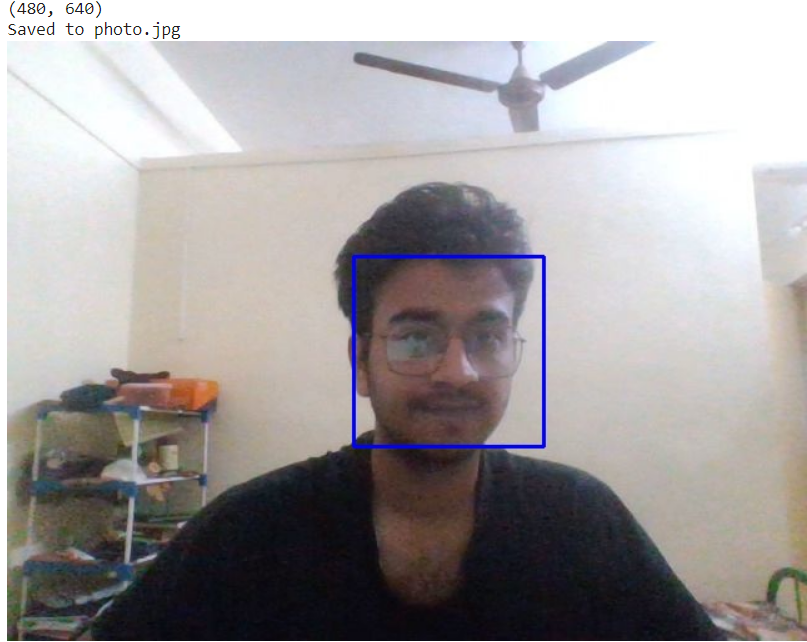
#> input picture Week 1-2/Image detection.png, 807 x 642 px, given in place of the camera
$ jupyter execute --allow-errors 'face recognition.ipynb'
#> lines starting #> are read from the running program, lines starting #| are printed output that depends on the picture; after the words box and inside, x2 and y2 are one past the last pixel; in counts of white or black regions, pixels touching at a corner belong together
[cell 1]
import cv2

[cell 2]
import cv2
import os

def generate_dataset(person_name):
#> called with person_name = 'Saurabh'
    face_classifier = cv2.CascadeClassifier("C:/Users/aksha/OneDrive/Desktop/demo2/haarcascade_frontalface_default.xml")
    save_path = os.path.join("C:/Users/aksha/OneDrive/Desktop/demo2/data/", person_name)

    # Create a directory for the person if it doesn't exist
    os.makedirs(save_path, exist_ok=True)

    img_id = 0

    def face_cropped(img):
        gray = cv2.cvtColor(img, cv2.COLOR_BGR2GRAY)
        faces = face_classifier.detectMultiScale(gray, 1.3, 5)

        if len(faces) == 0:
            return None
        for (x, y, w, h) in faces:
            cropped_face = img[y:y+h, x:x+w]
        return cropped_face

    cap = cv2.VideoCapture(0, cv2.CAP_DSHOW)

    while True:
        ret, frame = cap.read()
#> frame is the input picture: shape (642, 807, 3); mean B, G, R 158.6, 158, 162.1
        if face_cropped(frame) is not None and img_id < 200:
#> in face_cropped, `gray = cv2.cvtColor(img, cv2.COLOR_BGR2GRAY)`:
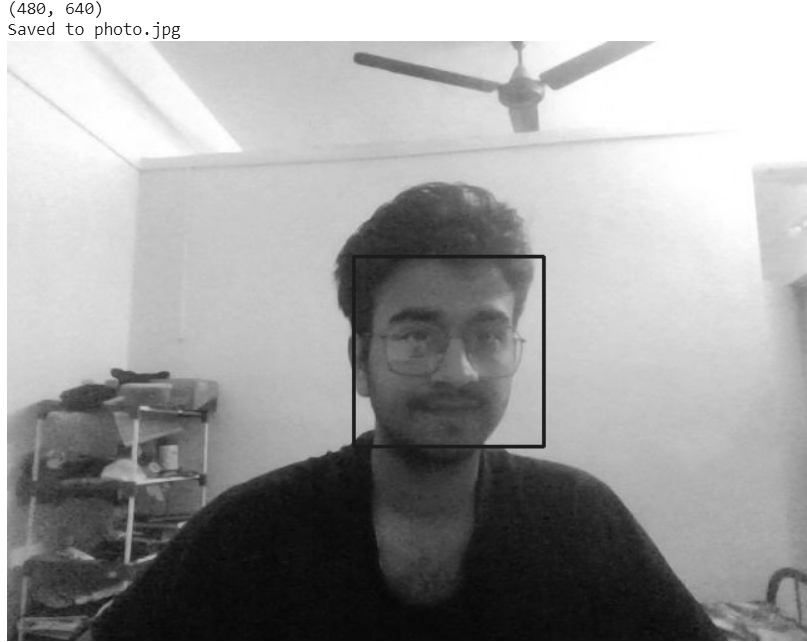
#> gray: shape (642, 807); min 6, max 255, mean 159.3
#> in face_cropped, `faces = face_classifier.detectMultiScale(gray, 1.3, 5)`: faces = [[352, 257, 196, 196]]
#> the loop in face_cropped, `for (x, y, w, h) in faces:` made 1 pass
#> pass 1, in face_cropped, `cropped_face = img[y:y+h, x:x+w]`:
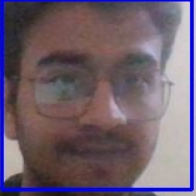
#> cropped_face: shape (196, 196, 3); mean B, G, R 109.5, 94.8, 110.6
            img_id += 1
#> img_id = 1
            face = cv2.resize(face_cropped(frame), (200, 200))
#> the loop in face_cropped (call 2), `for (x, y, w, h) in faces:` made 1 pass
            face = cv2.cvtColor(face, cv2.COLOR_BGR2GRAY)
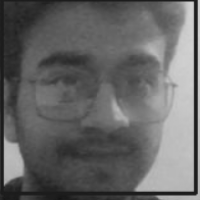
#> face: shape (200, 200); min 19, max 212, mean 101
            # Save images with the format person_name.img_id.jpg
            file_name_path = os.path.join(save_path, f"{person_name}.{img_id}.jpg")
            cv2.imwrite(file_name_path, face)
            cv2.putText(face, str(img_id), (50, 50), cv2.FONT_HERSHEY_COMPLEX, 1, (0, 255, 0), 2)
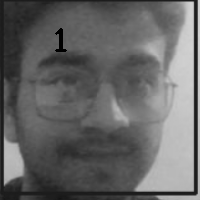
#> face: shape (200, 200); 0.31% of pixels changed, all inside (x1, y1, x2, y2) = (55, 28, 67, 52)
            cv2.imshow("Cropped face", face)

        # Stop if 200 images are captured or Enter is pressed
        if cv2.waitKey(1) == 13 or img_id >= 200:
#> (key Esc is pressed here)
            break

    cap.release()
    cv2.destroyAllWindows()
    print(f"Collecting samples for {person_name} is completed.")

# Capture images for a new person by specifying their name
generate_dataset("Saurabh")
